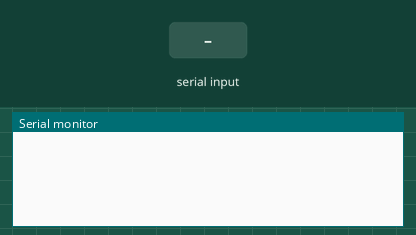
The sketch below on a simulated Arduino Uno, built with avr-gcc and run on an emulated ATmega328P. Parts: the last lines printed to the serial monitor. Inputs (shaded band) come from the test bench.

Above: at 1.2 s.
1.3 s: "90,45,200\n" received over Serial
At 3.0 s:
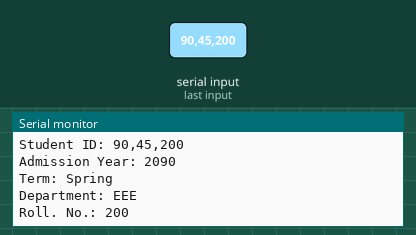
3.8 s: "30,150,10\n" received over Serial
At 6.0 s:
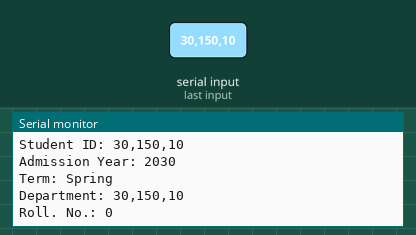
6.3 s: "90,45\n" received over Serial
At 8.5 s:
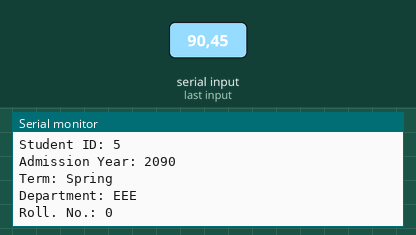
8.8 s: "30,150\n" received over Serial
At 10.8 s:
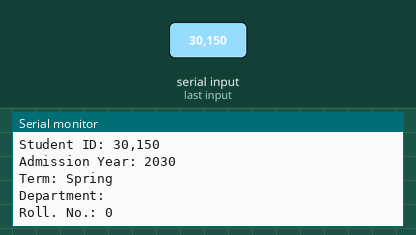
11.3 s: "90,45,200,10\n" received over Serial
At 13.3 s:
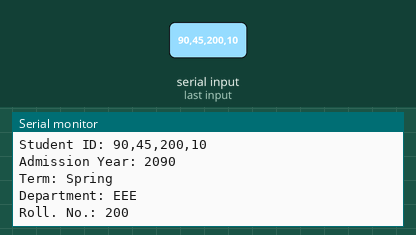

The sketch:

P5.ino
```cpp
// Shahriar Nasim Nafi
// ID: 190205154
// Section: C1
// Github Link: https://github.com/SNNafi/EEE3210/blob/main/Assignment1/P5/P5.ino

// 5. Take Student ID as a user input.
// From ID, you have to find out the relevant information such as Admission year, Term, Department and Roll No.

/**
  Input: 190205154

  Output:
  Student ID: 190205154
  Admission Year: 2019
  Term: Fall
  Department: EEE
  Roll. No.: 154

*/


void setup()  {
   Serial.begin(9600);
}

void loop() {
  if (Serial.available()) {
    char buffer[1000];
    String id = Serial.readString();
    sprintf(buffer, "\nStudent ID: %sAdmission Year: %d\nTerm: %s\nDepartment: %s\nRoll. No.: %d\n", id.c_str(), year(id), term(id).c_str(), department(id).c_str(), roll(id));
    Serial.print(buffer);
  }
}

int year(String id) {
  String y = id.substring(0, 2);
  return y.toInt() + 2000;
}

String term(String id) {
  int t = id.substring(2, 4).toInt();
  if (t == 2) {
    return String("Fall");
  } else {
    return String("Spring");
  }
}

String department(String id) {
  int t = id.substring(4, 6).toInt();
  if (t == 1) {
    return String("ARCH");
  } else if (t == 2) {
    return String("BBA");
  } else if (t == 3) {
    return String("CE");
  } else if (t == 4) {
    return String("CSE");
  } else if (t == 5) {
    return String("EEE");
  } else if (t == 6) {
    return String("TE");
  } else if (t == 7) {
    return String("IPE");
  }  else if (t == 8) {
    return String("ME");
  }
}

int roll(String id) {
  return id.substring(6).toInt();
}
```

Measured:
- after the input at 1.3 s, the serial monitor: prints a new line after 1.0 s (image 1)
- after the input at 3.8 s, the serial monitor: prints a new line after 1.0 s (image 2)
- after the input at 6.3 s, the serial monitor: prints a new line after 1.0 s (image 3)
- after the input at 8.8 s, the serial monitor: prints a new line after 1.0 s (image 4)
- after the input at 11.3 s, the serial monitor: prints a new line after 1.0 s (image 5)
